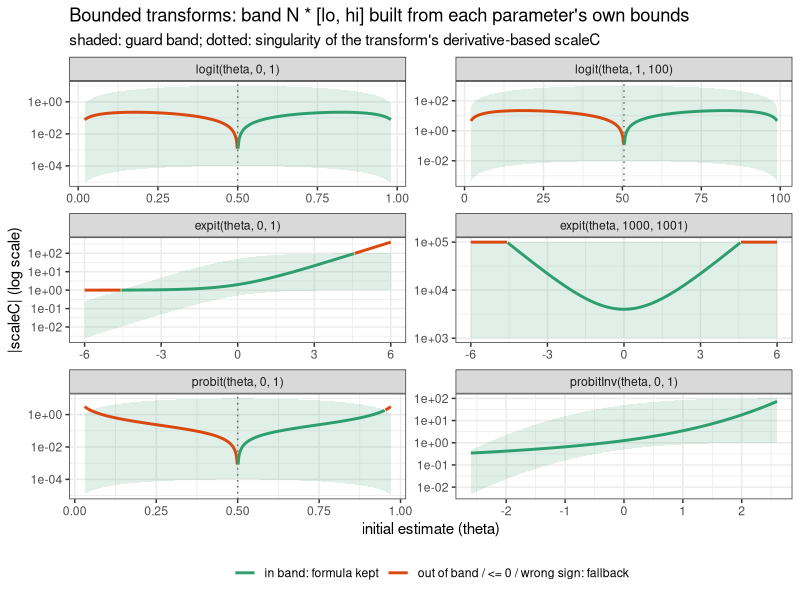

This chart was generated by the following R code: (Note: this script raises an error after producing the figure.)
library(ggplot2)
out <- commandArgs(TRUE)[1]
erf <- function(x) 2 * pnorm(x * sqrt(2)) - 1
erfinv <- function(y) qnorm((y + 1) / 2) / sqrt(2)
sc <- list(
  exp = function(x) rep(1, length(x)),
  linear = function(x) 1 / abs(x),
  log = function(x) log(abs(x)) * abs(x),
  gamma = function(x) 1 / digamma(x),
  factorial = function(x) 1 / digamma(x + 1),
  logit = function(x, a, b) -1 * (x - a)^2 * (-1 + (b - a) / (x - a)) * log(abs(-1 + (b - a) / (x - a))) / (b - a),
  expit = function(x, a, b) exp(x) * (1 + exp(-x))^2 * (a + (b - a) / (1 + exp(-x))) / (b - a),
  probitInv = function(x, a, b) sqrt(2) * exp(0.5 * x^2) * sqrt(pi) * (a + 0.5 * (b - a) * (1 + erf(x / sqrt(2)))) / (b - a),
  probit = function(x, a, b) { e <- erfinv(-1 + 2 * (x - a) / (b - a)); sqrt(2) * (b - a) * e / sqrt(pi) / 2 * exp(e^2) }
)
Nf <- list(
  logit = function(x, a, b) (x - a) * (b - x) / (b - a),
  probit = function(x, a, b) (x - a) * (b - x) / (b - a),
  expit = function(x, a, b) (a + (b - a) / (1 + exp(-x))) / (b - a),
  probitInv = function(x, a, b) (a + 0.5 * (b - a) * (1 + erf(x / sqrt(2)))) / (b - a)
)
frac <- list(logit = c(4e-4, 40), probit = c(4e-4, 40), expit = c(1, 100), probitInv = c(1, 100))
mk <- function(kind, xr, a = NA, b = NA, logx = FALSE, band = NULL, sing = NA, label) {
  x <- if (logx) exp(seq(log(xr[1]), log(xr[2]), length.out = 400)) else seq(xr[1], xr[2], length.out = 400)
  s <- if (is.na(a)) sc[[kind]](x) else sc[[kind]](x, a, b)
  if (!is.null(Nf[[kind]])) {
    n <- Nf[[kind]](x, a, b); lo <- n * frac[[kind]][1]; hi <- n * frac[[kind]][2]
  } else if (!is.null(band)) { lo <- band[1]; hi <- band[2] } else { lo <- NA; hi <- NA }
  inb <- is.finite(s) & s > 0 & (is.na(lo) | (s >= lo & s <= hi))
  data.frame(panel = label, x = x, y = pmin(pmax(abs(s), 1e-5), 1e5), lo = lo, hi = hi,
             region = ifelse(inb, "in band: formula kept", "out of band / <= 0 / wrong sign: fallback"),
             sing = sing, logx = logx)
}
plotSet <- function(d, file, title, ncol = 2, logx = FALSE) {
  d$panel <- factor(d$panel, levels = unique(d$panel))
  d$grp <- cumsum(c(1, diff(as.integer(factor(d$region))) != 0 | diff(as.integer(d$panel)) != 0))
  s <- unique(d[!is.na(d$sing), c("panel", "sing")])
  p <- ggplot(d, aes(x, y)) +
    geom_ribbon(aes(ymin = pmax(lo, 1e-5), ymax = pmin(hi, 1e5)), fill = "#2f9e6f", alpha = 0.15, na.rm = TRUE) +
    geom_vline(data = s, aes(xintercept = sing), linetype = 3, colour = "grey40") +
    geom_line(aes(colour = region, group = grp), linewidth = 1) +
    scale_y_log10() +
    scale_colour_manual(values = c("#2f9e6f", "#d9480f"), name = NULL) +
    facet_wrap(~panel, scales = "free", ncol = ncol) +
    labs(x = "initial estimate (theta)", y = "|scaleC| (log scale)", title = title,
         subtitle = "shaded: guard band; dotted: singularity of the transform's derivative-based scaleC") +
    theme_bw(base_size = 11) + theme(legend.position = "bottom")
  if (logx) p <- p + scale_x_log10()
  ggsave(file, p, width = 9, height = 3 * ceiling(length(levels(d$panel)) / ncol) + 1.2, dpi = 110)
}
bounded <- rbind(
  mk("logit", c(0.02, 0.98), 0, 1, sing = 0.5, label = "logit(theta, 0, 1)"),
  mk("logit", c(2, 99), 1, 100, sing = 50.5, label = "logit(theta, 1, 100)"),
  mk("expit", c(-6, 6), 0, 1, label = "expit(theta, 0, 1)"),
  mk("expit", c(-6, 6), 1000, 1001, label = "expit(theta, 1000, 1001)"),
  mk("probit", c(0.03, 0.97), 0, 1, sing = 0.5, label = "probit(theta, 0, 1)"),
  mk("probitInv", c(-2.6, 2.6), 0, 1, label = "probitInv(theta, 0, 1)")
)
plotSet(bounded, file.path(out, "scalec-bounded.png"), "Bounded transforms: band N * [lo, hi] built from each parameter's own bounds")
fixed <- rbind(
  mk("exp", c(0.01, 100), logx = TRUE, label = "exp() / log-normal: scaleC = 1"),
  mk("linear", c(1e-3, 1e3), logx = TRUE, band = c(0.1, 10), label = "linear: 1/|init|, band scaleCband = [0.1, 10]"),
  mk("log", c(0.1, 120), logx = TRUE, band = c(0.1, 10), sing = 1, label = "log(): log|init| * |init|"),
  mk("gamma", c(0.2, 12), logx = TRUE, band = c(0.1, 10), sing = 1.4616, label = "gamma: 1/digamma(init)"),
  mk("factorial", c(0.05, 8), logx = TRUE, band = c(0.1, 10), sing = 0.4616, label = "factorial: 1/digamma(init + 1)")
)
fixed$x2 <- fixed$x
plotSet(fixed, file.path(out, "scalec-fixed.png"), "Unbounded / structural transforms: fixed bands", logx = TRUE)
# linear: the scaleC actually used and bobyqa's first step (rhobeg = 0.2) as % of init
x <- exp(seq(log(1e-2), log(1e2), length.out = 600))
inv <- ifelse(1 / x >= 0.1 & 1 / x <= 10, 1 / x, x)
lin <- rbind(
  data.frame(x = x, step = 100 * 0.2 * inv / x, rule = 'scaleLinear = "inverse" (default)'),
  data.frame(x = x, step = 100 * 0.2 * x / x , rule = 'scaleLinear = "abs" (|init|, NONMEM)')
)
lin$grp <- paste(lin$rule, cumsum(c(1, abs(diff(log10(lin$step))) > 0.5)))
p <- ggplot(lin, aes(x, step, colour = rule, group = grp)) +
  annotate("rect", xmin = 0.1, xmax = 10, ymin = 0, ymax = Inf, fill = "#2f9e6f", alpha = 0.12) +
  geom_line(aes(linetype = rule), linewidth = 1) + scale_x_log10() + scale_y_log10() + scale_linetype_manual(values = c("22", "solid"), name = NULL) +
  scale_colour_manual(values = c("#0b7285", "#d9480f"), name = NULL) +
  labs(x = "initial estimate of a linear theta", y = "first bobyqa step, % of init",
       title = "Linear theta: first optimizer step relative to its value",
       subtitle = "shaded: scaleCband = [0.1, 10], where the default keeps 1/|init|") +
  theme_bw(base_size = 11) + theme(legend.position = "bottom")
ggsave(file.path(out, "scalec-linear-step.png"), p, width = 8, height = 4.5, dpi = 110)
